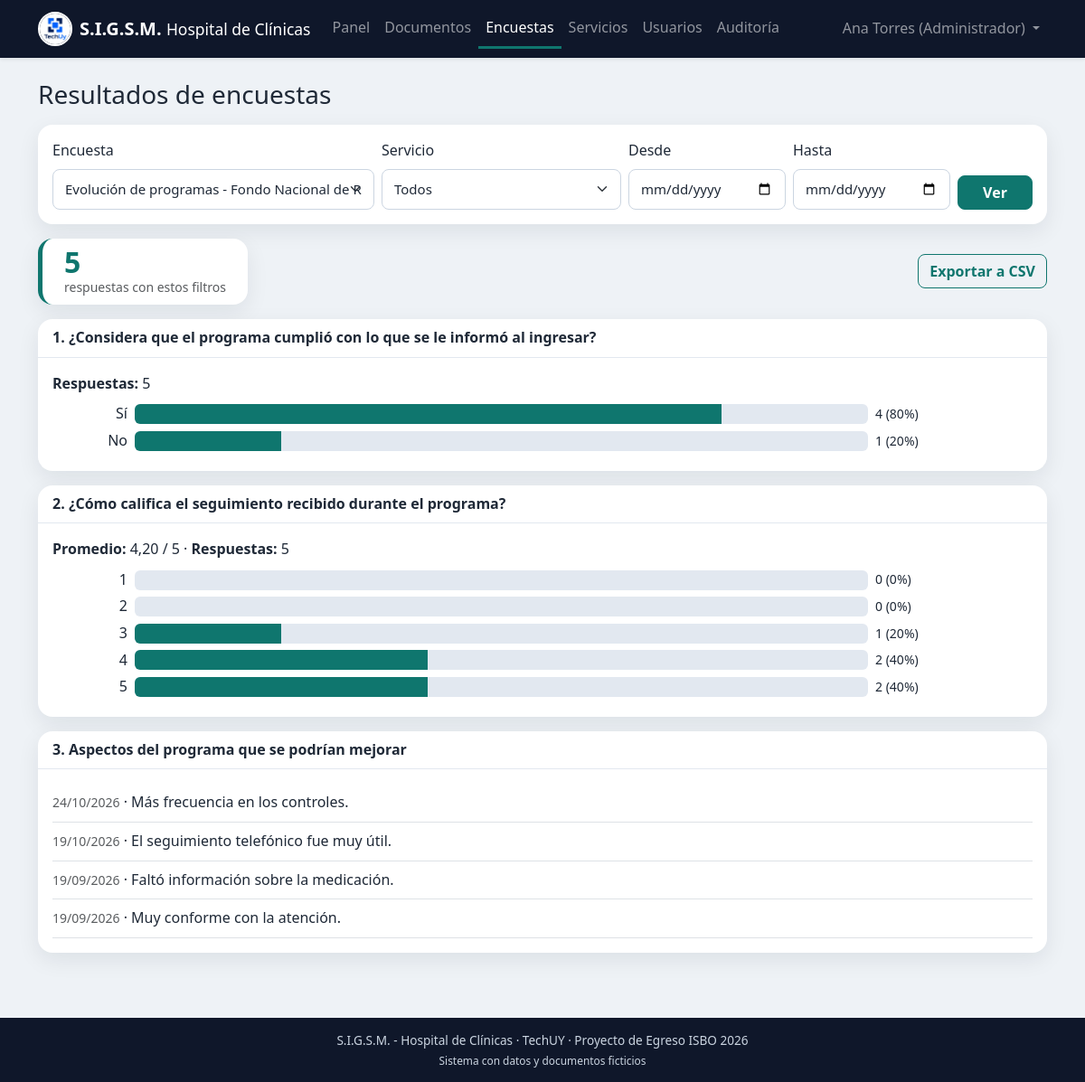
The app's page /admin/resultados.php (signed in) with its own data.
### tables this page shows
CREATE TABLE pregunta (
  id_encuesta     INT NOT NULL,
  n_pregunta      INT NOT NULL,
  texto           VARCHAR(255) NOT NULL,
  tipo_respuesta  ENUM('escala_1_5','si_no','texto_libre') NOT NULL,
  obligatoria     TINYINT(1) NOT NULL DEFAULT 1,
  CONSTRAINT pk_pregunta PRIMARY KEY (id_encuesta, n_pregunta),
  CONSTRAINT fk_pregunta_encuesta FOREIGN KEY (id_encuesta)
    REFERENCES encuesta(id_encuesta)
);

CREATE TABLE detalle (
  id_encuesta  INT NOT NULL,
  n_respuesta  INT NOT NULL,
  n_pregunta   INT NOT NULL,
  valor        VARCHAR(500) NOT NULL,
  CONSTRAINT pk_detalle PRIMARY KEY (id_encuesta, n_respuesta, n_pregunta),
  CONSTRAINT fk_detalle_respuesta FOREIGN KEY (id_encuesta, n_respuesta)
    REFERENCES respuesta(id_encuesta, n_respuesta),
  CONSTRAINT fk_detalle_pregunta FOREIGN KEY (id_encuesta, n_pregunta)
    REFERENCES pregunta(id_encuesta, n_pregunta)
);

CREATE TABLE respuesta (
  id_encuesta      INT NOT NULL,
  n_respuesta      INT NOT NULL,
  fecha            DATETIME NOT NULL DEFAULT CURRENT_TIMESTAMP,
  id_especialidad  INT NULL,
  token_envio      CHAR(32) NOT NULL,
  CONSTRAINT pk_respuesta PRIMARY KEY (id_encuesta, n_respuesta),
  CONSTRAINT uq_respuesta_token UNIQUE (token_envio),
  CONSTRAINT fk_respuesta_encuesta FOREIGN KEY (id_encuesta)
    REFERENCES encuesta(id_encuesta),
  CONSTRAINT fk_respuesta_especialidad FOREIGN KEY (id_especialidad)
    REFERENCES especialidad(id_especialidad)
);

### includes/funciones.php (called while the page is built, shortened)
<?php
function e($texto): string
{
    return htmlspecialchars((string) $texto, ENT_QUOTES, 'UTF-8');
}
function fecha_valida(string $fecha): bool
{
    $partes = explode('-', $fecha);
    if (count($partes) !== 3 || !ctype_digit(implode('', $partes))) {
        return false;
    }
    [$anio, $mes, $dia] = array_map('intval', $partes);
    return checkdate($mes, $dia, $anio);
}

### includes/filtros_resultados.php (called while the page is built, shortened)
<?php
function leer_filtros_resultados(): array
{
    $desde = trim($_GET['desde'] ?? '');
    $hasta = trim($_GET['hasta'] ?? '');
    return [
        'encuesta' => filter_input(INPUT_GET, 'encuesta', FILTER_VALIDATE_INT) ?: 0,
        'servicio' => filter_input(INPUT_GET, 'servicio', FILTER_VALIDATE_INT) ?: 0,
        'desde'    => fecha_valida($desde) ? $desde : '',
        'hasta'    => fecha_valida($hasta) ? $hasta : '',
    ];
}
function where_resultados(array $f): array
{
    $where  = 'r.id_encuesta = :encuesta';
    $params = [':encuesta' => $f['encuesta']];
    return [$where, $params];
}

### admin/resultados.php (the view, shortened to what this page needs)
<?php
require_once dirname(__DIR__) . '/includes/inicio.php';
require_once dirname(__DIR__) . '/includes/filtros_resultados.php';
$encuestas = $pdo->query("SELECT id_encuesta, nombre, estado FROM encuesta WHERE activo = 1 AND estado <> 'borrador' ORDER BY nombre")->fetchAll();
$f = leer_filtros_resultados();
if (!$f['encuesta'] && $encuestas) {
    $f['encuesta'] = (int) $encuestas[0]['id_encuesta'];
}
[$where, $params] = where_resultados($f);
$stmt = $pdo->prepare("SELECT COUNT(*) FROM respuesta r WHERE $where");
$stmt->execute($params);
$totalEnvios = (int) $stmt->fetchColumn();
$stmt = $pdo->prepare('SELECT n_pregunta, texto, tipo_respuesta FROM pregunta WHERE id_encuesta = :id ORDER BY n_pregunta');
$stmt->execute([':id' => $f['encuesta']]);
$preguntas = $stmt->fetchAll();
$stmt = $pdo->prepare(
    "SELECT d.n_pregunta, d.valor, COUNT(*) AS cantidad
     FROM detalle d
     JOIN respuesta r ON r.id_encuesta = d.id_encuesta AND r.n_respuesta = d.n_respuesta
     JOIN pregunta p ON p.id_encuesta = d.id_encuesta AND p.n_pregunta = d.n_pregunta
     WHERE $where AND p.tipo_respuesta <> 'texto_libre'
     GROUP BY d.n_pregunta, d.valor"
);
$stmt->execute($params);
$conteos = [];
foreach ($stmt->fetchAll() as $fila) {
    $conteos[(int) $fila['n_pregunta']][$fila['valor']] = (int) $fila['cantidad'];
}
$stmt = $pdo->prepare(
    "SELECT d.n_pregunta, d.valor, r.fecha
     FROM detalle d
     JOIN respuesta r ON r.id_encuesta = d.id_encuesta AND r.n_respuesta = d.n_respuesta
     JOIN pregunta p ON p.id_encuesta = d.id_encuesta AND p.n_pregunta = d.n_pregunta
     WHERE $where AND p.tipo_respuesta = 'texto_libre'
     ORDER BY r.fecha DESC"
);
$stmt->execute($params);
$textos = [];
foreach ($stmt->fetchAll() as $fila) {
    $textos[(int) $fila['n_pregunta']][] = $fila;
}
require dirname(__DIR__) . '/includes/encabezado.php';
?>
<h1 class="h3 mb-3">Resultados de encuestas</h1>
<form method="get" class="card card-body mb-3">
    <div class="row g-2 align-items-end">
        <div class="col-12 col-lg-4">
            <label for="encuesta" class="form-label">Encuesta</label>
            <select id="encuesta" name="encuesta" class="form-select">
                <?php foreach ($encuestas as $en): ?>
                    <option value="<?= (int) $en['id_encuesta'] ?>" <?= $f['encuesta'] === (int) $en['id_encuesta'] ? 'selected' : '' ?>>
                        <?= e($en['nombre']) ?> (<?= e(texto_estado_encuesta($en['estado'])) ?>)
                    </option>
                <?php endforeach; ?>
            </select>
        </div>
        <div class="col-12 col-md-4 col-lg-3">
            <label for="servicio" class="form-label">Servicio</label>
            <select id="servicio" name="servicio" class="form-select">
                <option value="">Todos</option>
            </select>
        </div>
        <div class="col-6 col-md-2 col-lg-2">
            <label for="desde" class="form-label">Desde</label>
            <input type="date" id="desde" name="desde" class="form-control" value="<?= e($f['desde']) ?>">
        </div>
        <div class="col-6 col-md-2 col-lg-2">
            <label for="hasta" class="form-label">Hasta</label>
            <input type="date" id="hasta" name="hasta" class="form-control" value="<?= e($f['hasta']) ?>">
        </div>
        <div class="col-12 col-md-2 col-lg-1 d-grid"><button class="btn btn-primary">Ver</button></div>
    </div>
</form>
<div class="d-flex flex-wrap justify-content-between align-items-center mb-3 gap-2">
    <div class="card indicador px-4 py-2">
        <div class="numero"><?= $totalEnvios ?></div>
        <div class="text-muted small">respuestas con estos filtros</div>
    </div>
    <a class="btn btn-outline-primary" href="exportar_csv.php?<?= e(http_build_query($f)) ?>">Exportar a CSV</a>
</div>
<?php foreach ($preguntas as $p): $n = (int) $p['n_pregunta']; ?>
    <div class="card mb-3">
        <div class="card-header"><?= $n ?>. <?= e($p['texto']) ?></div>
        <div class="card-body">
        <?php if ($p['tipo_respuesta'] === 'texto_libre'): ?>
            <?php if (empty($textos[$n])): ?>
                <p class="text-muted mb-0">Sin comentarios.</p>
            <?php else: ?>
                <ul class="list-unstyled mb-0">
                    <?php foreach ($textos[$n] as $t): ?>
                        <li class="border-bottom py-2"><small class="text-muted"><?= e(date('d/m/Y', strtotime($t['fecha']))) ?></small> &middot; <?= e($t['valor']) ?></li>
                    <?php endforeach; ?>
                </ul>
            <?php endif; ?>
        <?php else:
            $opciones = $p['tipo_respuesta'] === 'escala_1_5' ? ['1', '2', '3', '4', '5'] : ['si', 'no'];
            $cuenta = $conteos[$n] ?? [];
            $totalPregunta = array_sum($cuenta);
            $suma = 0;
            foreach ($cuenta as $valor => $c) { $suma += is_numeric($valor) ? (int) $valor * $c : 0; }
        ?>
            <?php if ($p['tipo_respuesta'] === 'escala_1_5'): ?>
                <p class="mb-2"><strong>Promedio:</strong> <?= $totalPregunta ? number_format($suma / $totalPregunta, 2, ',', '') : '-' ?> / 5
                   &middot; <strong>Respuestas:</strong> <?= $totalPregunta ?></p>
            <?php else: ?>
                <p class="mb-2"><strong>Respuestas:</strong> <?= $totalPregunta ?></p>
            <?php endif; ?>
            <?php foreach ($opciones as $op):
                $c = $cuenta[$op] ?? 0;
                $porc = $totalPregunta ? round($c * 100 / $totalPregunta, 1) : 0; ?>
                <div class="row align-items-center g-2 mb-1">
                    <div class="col-3 col-md-1 text-end"><?= $op === 'si' ? 'Sí' : ($op === 'no' ? 'No' : e($op)) ?></div>
                    <div class="col-6 col-md-9"><div class="barra-opcion" role="img" aria-label="<?= $porc ?>%"><span style="width: <?= $porc ?>%"></span></div></div>
                    <div class="col-3 col-md-2 small"><?= $c ?> (<?= $porc ?>%)</div>
                </div>
            <?php endforeach; ?>
        <?php endif; ?>
        </div>
    </div>
<?php endforeach; ?>
<?php require dirname(__DIR__) . '/includes/pie.php'; ?>

### public/css/estilos.css (style rules this page uses)
:root { --sigsm-primario: #0f766e; --sigsm-primario-hover: #115e59; --sigsm-fondo: #eef2f6; --sigsm-tarjeta: #ffffff; --sigsm-texto: #1f2937; --sigsm-borde: #cbd5e1; --sigsm-error: #ef4444; --sigsm-oscuro: #0f172a; --bs-primary: #0f766e; --bs-primary-rgb: 15, 118, 110; --bs-link-color: #0f766e; --bs-link-hover-color: #115e59; --bs-body-color: #1f2937; --bs-danger: #ef4444; }
body { background-color: var(--sigsm-fondo); color: var(--sigsm-texto); min-height: 100vh; display: flex; flex-direction: column; line-height: 1.6; }
.btn { border-radius: 8px; font-weight: 600; }
.btn-primary { --bs-btn-bg: #0f766e; --bs-btn-border-color: #0f766e; --bs-btn-hover-bg: #115e59; --bs-btn-hover-border-color: #115e59; --bs-btn-active-bg: #115e59; --bs-btn-active-border-color: #115e59; --bs-btn-disabled-bg: #0f766e; --bs-btn-disabled-border-color: #0f766e; }
.btn-outline-primary { --bs-btn-color: #0f766e; --bs-btn-border-color: #0f766e; --bs-btn-hover-bg: #0f766e; --bs-btn-hover-border-color: #0f766e; --bs-btn-active-bg: #115e59; --bs-btn-active-border-color: #115e59; }
.form-control, .form-select { border: 1px solid var(--sigsm-borde); border-radius: 8px; padding: 10px 13px; font-size: 15px; }
.card { background: var(--sigsm-tarjeta); border: none; border-radius: 16px; box-shadow: 0 8px 24px rgba(15, 23, 42, 0.08); }
.card-header { background: transparent; font-weight: 700; border-bottom: 1px solid #e2e8f0; }
.indicador { border-left: 5px solid var(--sigsm-primario); }
.indicador .numero { font-size: 2rem; font-weight: 800; color: var(--sigsm-primario); line-height: 1.1; }
.barra-opcion { height: 22px; background: #e2e8f0; border-radius: 6px; overflow: hidden; }
.barra-opcion > span { display: block; height: 100%; background: var(--sigsm-primario); }

### records on screen
pregunta: n_pregunta "1", texto "¿Considera que el programa cumplió con lo que se le informó al ingresar?", n_pregunta "5", c "4", porc "80", porc "20"
pregunta: n_pregunta "2", texto "¿Cómo califica el seguimiento recibido durante el programa?", $suma/$totalPregunta "4,20", n_pregunta "5", op "1", tipo_respuesta "escala_1_5" (drawn), c "0", porc "0", op "2", op "3", c "1", porc "20", op "4", porc "40", op "5"
pregunta: n_pregunta "3", texto "Aspectos del programa que se podrían mejorar"
detalle: respuesta.fecha "24/10/2026", valor "Más frecuencia en los controles."
detalle: respuesta.fecha "19/10/2026", valor "El seguimiento telefónico fue muy útil."
detalle: respuesta.fecha "19/09/2026", valor "Faltó información sobre la medicación."
detalle: respuesta.fecha "19/09/2026", valor "Muy conforme con la atención."

### other values on screen
$texto "Panel Documentos Encuestas Servicios Usuarios Auditoría"
$_SESSION['nombre'] "Ana Torres"
$totalEnvios "5"
form field encuesta "Evolución de programas - Fondo Nacional de Recursos (Cerrada)"
